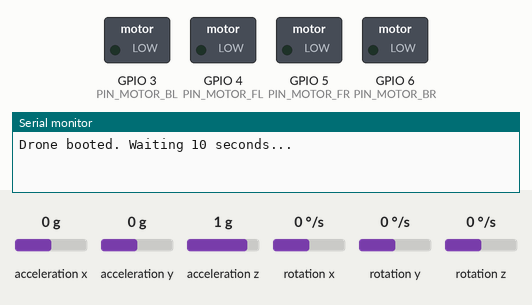
Recording of a sketch running on a simulated ESP32-S3. Shown: switched loads named in the sketch (green lamp = pin HIGH), the last lines printed to the serial monitor. Wiring (inferred from the names in the program): MPU-6050 motion sensor at I2C address 0x68. The test bench sets the inputs (shaded band); at power-on: acceleration x 0 g, acceleration y 0 g, acceleration z 1 g, rotation x 0 °/s, rotation y 0 °/s, rotation z 0 °/s.

Above: at 0.1 s.
At 16.13 s:
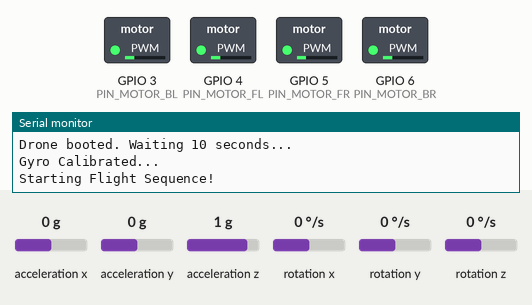
At 16.7 s:
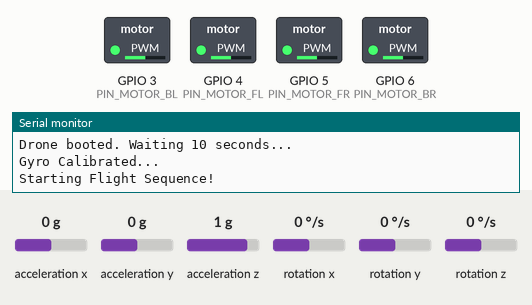
Timing chart, 0 to 22.2 s (numbered marks = the images above):
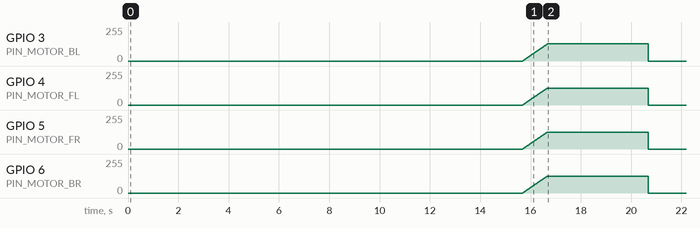

Measured:
- by itself, GPIO 3 (PIN_MOTOR_BL): rises from 0/255 to 128/255 in 0.98 s, then falls to 0/255 in 4.0 s
- by itself, GPIO 4 (PIN_MOTOR_FL), GPIO 5 (PIN_MOTOR_FR), GPIO 6 (PIN_MOTOR_BR): rises from 0/255 to 127/255 in 0.98 s, then falls to 0/255 in 4.0 s

The sketch:

dronex_rtos.ino
```cpp
#include <Wire.h>
#include <Arduino.h>

#define MOT_FREQ 20000
#define PWM_RESN 10

#define MPU_FILTER_CONFIG 0x1A
#define MPU_GYRO_CONFIG   0x1B
#define MPU_ACCEL_CONFIG  0x1C

// ==========================================
// LITEWING v1.2 HARDWARE PINS (ESP32-S3)
// ==========================================
const int PIN_MOTOR_FL = 4;  // Front Left
const int PIN_MOTOR_FR = 5;  // Front Right
const int PIN_MOTOR_BL = 3;  // Back Left
const int PIN_MOTOR_BR = 6;  // Back Right

#define I2C_SDA 11      // MPU6050 SDA
#define I2C_SCL 10      // MPU6050 SCL

const uint8_t MPU_ADDR = 0x68;
const int16_t ACCEL_OFFSET_X = -83;
const int16_t ACCEL_OFFSET_Y = -74;
const int16_t ACCEL_OFFSET_Z = -28;

// ==========================================
// RTOS TASK HANDLES & SHARED VARIABLES
// ==========================================
TaskHandle_t FlightControlTask;
TaskHandle_t CommanderTask;

// Volatile because they are modified by Core 0 and read by Core 1
volatile int current_base_thrust = 0;
volatile bool is_flying = false;
volatile bool calibrate_done = false;

// ==========================================
// FLIGHT SETTINGS
// ==========================================
const int HOVER_THRUST = 511;
const float LOOP_TIME_SEC = 0.004; // 4ms loop = 250Hz
const TickType_t LOOP_TICKS = pdMS_TO_TICKS(4);

// PID Tuning values
float Kp = 1.0, Ki = 0.0, Kd = 0.001;
float pitch_integral = 0, pitch_prev_error = 0;
float roll_integral = 0, roll_prev_error = 0;

float gyroErrorX = 0, gyroErrorY = 0, gyroErrorZ = 0;
float actual_pitch = 0.0, actual_roll  = 0.0;

// Function Prototypes
void calibrateGyro();
void Task_FlightControl(void *pvParameters);
void Task_Commander(void *pvParameters);

void setup() {
  Serial.begin(115200);

  // Initialize Motors
  ledcAttach(PIN_MOTOR_FL, MOT_FREQ, PWM_RESN);
  ledcAttach(PIN_MOTOR_FR, MOT_FREQ, PWM_RESN);
  ledcAttach(PIN_MOTOR_BL, MOT_FREQ, PWM_RESN);
  ledcAttach(PIN_MOTOR_BR, MOT_FREQ, PWM_RESN);

  ledcWrite(PIN_MOTOR_FL, 0);
  ledcWrite(PIN_MOTOR_FR, 0);
  ledcWrite(PIN_MOTOR_BL, 0);
  ledcWrite(PIN_MOTOR_BR, 0);

  // Initialize the MPU6050
  Wire.begin(I2C_SDA, I2C_SCL);
  Wire.setClock(400000);

  Wire.beginTransmission(MPU_ADDR);
  Wire.write(0x6B); // Wake up
  Wire.write(0x00);
  Wire.endTransmission(true);

  Wire.beginTransmission(MPU_ADDR);
  Wire.write(MPU_FILTER_CONFIG); // DLPF
  Wire.write(0x04);
  Wire.endTransmission();

  Wire.beginTransmission(MPU_ADDR);
  Wire.write(MPU_GYRO_CONFIG); // Gyro +/- 500 deg/s
  Wire.write(0x08);
  Wire.endTransmission();

  Wire.beginTransmission(MPU_ADDR);
  Wire.write(MPU_ACCEL_CONFIG); // Accel +/- 4g
  Wire.write(0x08);
  Wire.endTransmission();

  // Create the FreeRTOS Tasks
  // Core 1: High Priority Flight Controller
  xTaskCreatePinnedToCore(
    Task_FlightControl,   // Function to implement the task
    "FlightControl",      // Name of the task
    4096,                 // Stack size in words
    NULL,                 // Task input parameter
    2,                    // Priority of the task (Higher = more priority)
    &FlightControlTask,   // Task handle
    1                     // Core where the task should run
  );

  // Core 0: Lower Priority Commander (Timeline & Serial)
  xTaskCreatePinnedToCore(
    Task_Commander,
    "Commander",
    4096,
    NULL,
    1,
    &CommanderTask,
    0
  );

  // Setup is complete. The Arduino loop() is no longer needed.
}

void loop() {
  // Empty. FreeRTOS handles everything now.
  vTaskDelete(NULL);
}

// ==========================================
// TASK 1: STRICT TIMING CONTROL LOOP (Core 1)
// ==========================================
void Task_FlightControl(void *pvParameters) {
  TickType_t xLastWakeTime;

  // Wait for calibration to finish before starting the loop
  while(!calibrate_done) {
    vTaskDelay(pdMS_TO_TICKS(100));
  }

  // Initialize the WakeTime variable with the current time.
  xLastWakeTime = xTaskGetTickCount();

  for (;;) {
    // This function ensures the loop runs EXACTLY every LOOP_TICKS (4ms)
    // No need to calculate 'dt' anymore, it is perfectly constant.
    vTaskDelayUntil(&xLastWakeTime, LOOP_TICKS);

    if (!is_flying) {
      // Keep integrals at 0 when not flying to prevent I-term windup
      pitch_integral = 0;
      roll_integral = 0;
      continue;
    }

    int16_t accX, accY, accZ, tempRaw, gyroX, gyroY, gyroZ;

    // Read IMU Data
    Wire.beginTransmission(MPU_ADDR);
    Wire.write(0x3B);
    Wire.endTransmission(false);
    Wire.requestFrom(MPU_ADDR, (uint8_t)14, (uint8_t)true);

    accX    = (Wire.read() << 8 | Wire.read()) + ACCEL_OFFSET_X;
    accY    = (Wire.read() << 8 | Wire.read()) + ACCEL_OFFSET_Y;
    accZ    = (Wire.read() << 8 | Wire.read()) + ACCEL_OFFSET_Z;
    tempRaw = (Wire.read() << 8 | Wire.read());
    gyroX   = (Wire.read() << 8 | Wire.read());
    gyroY   = (Wire.read() << 8 | Wire.read());
    gyroZ   = (Wire.read() << 8 | Wire.read());

    float gyroRateX = (gyroX / 65.5) - gyroErrorX;
    float gyroRateY = (gyroY / 65.5) - gyroErrorY;
    float gyroRateZ = (gyroZ / 65.5) - gyroErrorZ;

    float accel_pitch = atan2(-accY, sqrt((float)accX * accX + (float)accZ * accZ)) * 57.2958;
    float accel_roll  = atan2( accX, sqrt((float)accY * accY + (float)accZ * accZ)) * 57.2958;

    actual_pitch = 0.98f * (actual_pitch + (gyroRateX * LOOP_TIME_SEC)) + 0.02f * accel_pitch;
    actual_roll  = 0.98f * (actual_roll  + (gyroRateY * LOOP_TIME_SEC)) + 0.02f * accel_roll;

    // PID Math using constant LOOP_TIME_SEC
    float pitch_error = 0.0 - actual_pitch;
    float roll_error  = 0.0 - actual_roll;

    pitch_integral += (pitch_error * LOOP_TIME_SEC);
    float pitch_pid = (Kp * pitch_error) + (Ki * pitch_integral) - (Kd * gyroRateX);

    roll_integral += (roll_error * LOOP_TIME_SEC);
    float roll_pid = (Kp * roll_error) + (Ki * roll_integral) - (Kd * gyroRateY);

    // Grab a local copy of the volatile variable
    int base_t = current_base_thrust;

    // Motor Mixing
    int speed_FL = constrain(base_t + pitch_pid + roll_pid, 0, 800);
    int speed_FR = constrain(base_t + pitch_pid - roll_pid, 0, 800);
    int speed_BL = constrain(base_t - pitch_pid + roll_pid, 0, 800);
    int speed_BR = constrain(base_t - pitch_pid - roll_pid, 0, 800);

    // Write speeds
    ledcWrite(PIN_MOTOR_FL, speed_FL);
    ledcWrite(PIN_MOTOR_FR, speed_FR);
    ledcWrite(PIN_MOTOR_BL, speed_BL);
    ledcWrite(PIN_MOTOR_BR, speed_BR);
  }
}

// ==========================================
// TASK 2: FLIGHT COMMANDER (Core 0)
// ==========================================
void Task_Commander(void *pvParameters) {

  Serial.println("Drone booted. Waiting 10 seconds...");
  calibrateGyro();
  calibrate_done = true; // Signals Core 1 it can start running the control loop
  Serial.println("Gyro Calibrated...");

  vTaskDelay(pdMS_TO_TICKS(8000)); // Non-blocking delay

  Serial.println("Starting Flight Sequence!");
  unsigned long flight_start_time = millis();
  is_flying = true;

  for (;;) {
    if (!is_flying) {
      vTaskDelay(pdMS_TO_TICKS(100)); // Just idle
      continue;
    }

    unsigned long time_in_air = millis() - flight_start_time;

    if (time_in_air < 1000) {
      current_base_thrust = map(time_in_air, 0, 1000, 0, HOVER_THRUST);
    }
    else if (time_in_air < 5000) {
      current_base_thrust = HOVER_THRUST;
    }
    else {
      // Land
      is_flying = false;
      current_base_thrust = 0;

      ledcWrite(PIN_MOTOR_FL, 0);
      ledcWrite(PIN_MOTOR_FR, 0);
      ledcWrite(PIN_MOTOR_BL, 0);
      ledcWrite(PIN_MOTOR_BR, 0);

      Serial.println("Flight Complete.");
    }

    // Run this state machine at 50Hz (20ms)
    vTaskDelay(pdMS_TO_TICKS(20));
  }
}

// ==========================================
// HELPER FUNCTIONS
// ==========================================
void calibrateGyro() {
  for (int i = 0; i < 2000; i++) {
    Wire.beginTransmission(MPU_ADDR);
    Wire.write(0x43);
    Wire.endTransmission(false);
    Wire.requestFrom(MPU_ADDR, (uint8_t)6, (uint8_t)true);

    int16_t gX = (Wire.read() << 8 | Wire.read());
    int16_t gY = (Wire.read() << 8 | Wire.read());
    int16_t gZ = (Wire.read() << 8 | Wire.read());

    gyroErrorX += (gX / 65.5);
    gyroErrorY += (gY / 65.5);
    gyroErrorZ += (gZ / 65.5);

    vTaskDelay(pdMS_TO_TICKS(3)); // RTOS friendly delay!
  }

  gyroErrorX /= 2000;
  gyroErrorY /= 2000;
  gyroErrorZ /= 2000;
}
```
